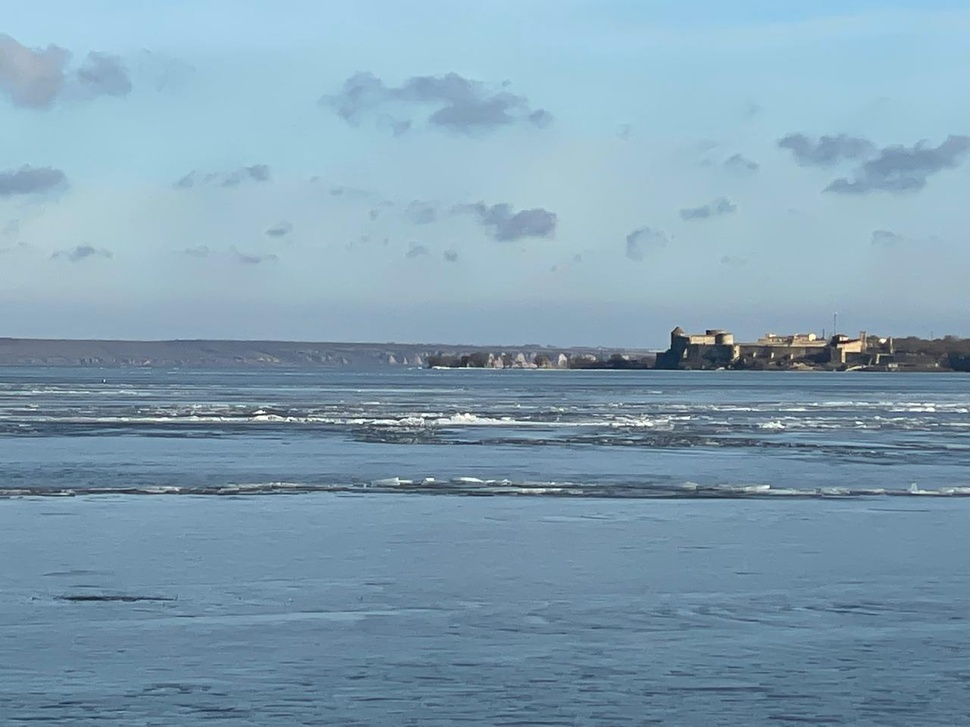
#> input picture image_processing/files/img1.jpeg, 970 x 727 px, shrunk from 1280 x 960 before the run, given in place of the camera
$ python lucas-kanade.py
#> lines starting #> are read from the running program, lines starting #| are printed output that depends on the picture; long printed decimals are rounded
import numpy as np
import cv2 as cv
import argparse

# [7 lines of commented-out code are left out]
cap = cv.VideoCapture(0)

# params for ShiTomasi corner detection
feature_params = dict( maxCorners = 20,
                       qualityLevel = 0.2,
                       minDistance = 50,
                       blockSize = 7 )

# Parameters for lucas kanade optical flow
lk_params = dict( winSize  = (15, 15),
                  maxLevel = 4,
                  criteria = (cv.TERM_CRITERIA_EPS | cv.TERM_CRITERIA_COUNT, 10, 0.03))

# Create some random colors
color = np.random.randint(0, 255, (100, 3))

# Take first frame and find corners in it
ret, old_frame = cap.read()
#> old_frame is the input picture: shape (727, 970, 3); mean B, G, R 178.9, 159.8, 129.5
old_gray = cv.cvtColor(old_frame, cv.COLOR_BGR2GRAY)
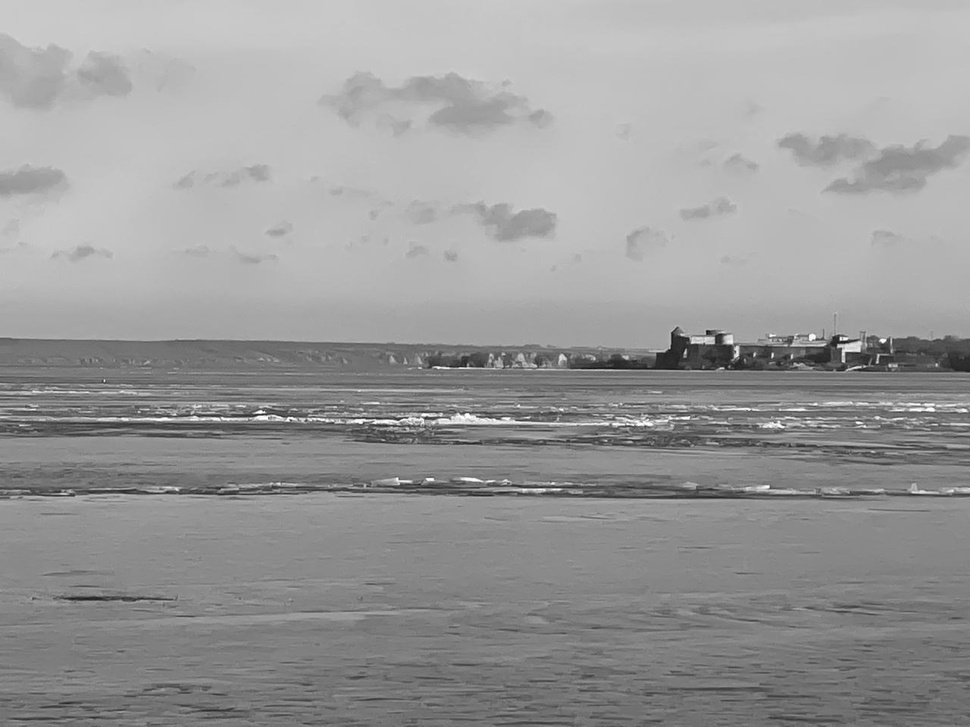
#> old_gray: shape (727, 970); min 10, max 255, mean 152.9
old_gray = cv.GaussianBlur(old_gray, (11, 11), 0)
p0 = cv.goodFeaturesToTrack(old_gray, mask = None, **feature_params)
#> p0 = 13 rows, first 8: [711, 340], [842, 347], [562, 357], [791, 338], [767, 487], [425, 419], [257, 417], [780, 424]

# Create a mask image for drawing purposes
mask = np.zeros_like(old_frame)

while True:
    ret, frame = cap.read()
    if not ret:
        print('No frames grabbed!')
        break

    frame_gray = cv.cvtColor(frame, cv.COLOR_BGR2GRAY)
    frame_gray = cv.GaussianBlur(frame_gray, (5, 5), 0)

    # calculate optical flow
    p1, st, err = cv.calcOpticalFlowPyrLK(old_gray, frame_gray, p0, None, **lk_params)
#> p1 = 13 rows, first 8: [711.1, 340], [841.9, 346.9], [562, 356.9], [790.9, 338.2], [767.1, 487], [424.7, 419.8], [256.9, 417], [780, 424]; st = [1, 1, 1, 1, 1, 1, 1, 1, 1, 1, 1, 1, 1]; err = [11.73, 17.09, 8.83, 8.23, 9.5, 18.58, 15.3, 11.38, 12.2, 7.61, 8.06, 8.56, 5.75]

    # Select good points
    if p1 is not None:
        good_new = p1[st==1]
#> good_new has the same summary as p1
        good_old = p0[st==1]
#> good_old has the same summary as p0

        print(good_new)
#| [[711.067 339.996]
#|  [841.9383  346.895]
#|  [562.0191  356.9057 ]
#|  [790.905 338.220]
#|  [767.094 487.026]
#|  [424.670 419.764]
#|  [256.8647  416.9545 ]
#|  [780.034 423.9817 ]
#|  [931.0198  407.9913 ]
#|  [889.0977  365.976]
#|  [424.763 479.020]
#|  [499.0006  359.054]
#> (further printed lines are left out)

    # draw the tracks
    for i, (new, old) in enumerate(zip(good_new, good_old)):
        a, b = new.ravel()
        c, d = old.ravel()
        mask = cv.line(mask, (int(a), int(b)), (int(c), int(d)), color[i].tolist(), 2)
        frame = cv.circle(frame, (int(a), int(b)), 5, color[i].tolist(), -1)
#> this loop made 13 passes
#> (a, b, c, d) on passes 1 to 12: (711.1, 340, 711, 340), (841.9, 346.9, 842, 347), (562, 356.9, 562, 357), (790.9, 338.2, 791, 338), (767.1, 487, 767, 487), (424.7, 419.8, 425, 419), (256.9, 417, 257, 417), (780, 424, 780, 424), (931, 408, 931, 408), (889.1, 366, 889, 366), (424.8, 479, 425, 479), (499, 359.1, 499, 359)
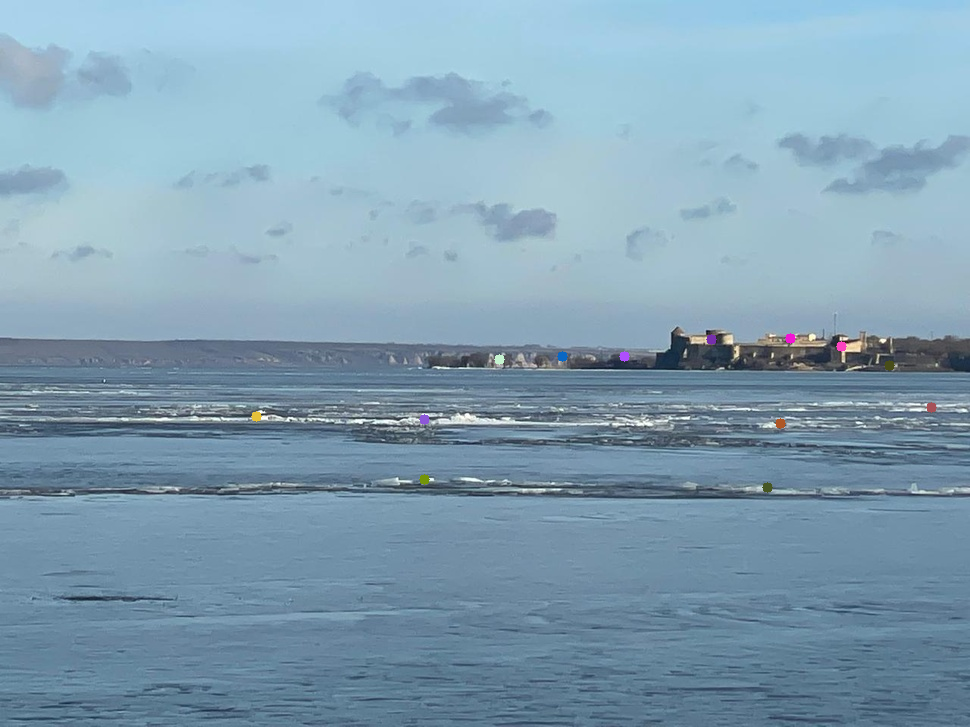
#> frame: shape (727, 970, 3); mean B, G, R 178.9, 159.7, 129.6
#> mask: shape (727, 970, 3); mean of channels 0, 1, 2 0, 0, 0
    img = cv.add(frame, mask)

    cv.imshow('frame', img)
    k = cv.waitKey(30) & 0xff
#> (key Esc is pressed here)
    if k == 27:
        break

    # Now update the previous frame and previous points
    old_gray = frame_gray.copy()
    p0 = good_new.reshape(-1, 1, 2)

cv.destroyAllWindows()

$ run again, on image_processing/files/img2.jpeg
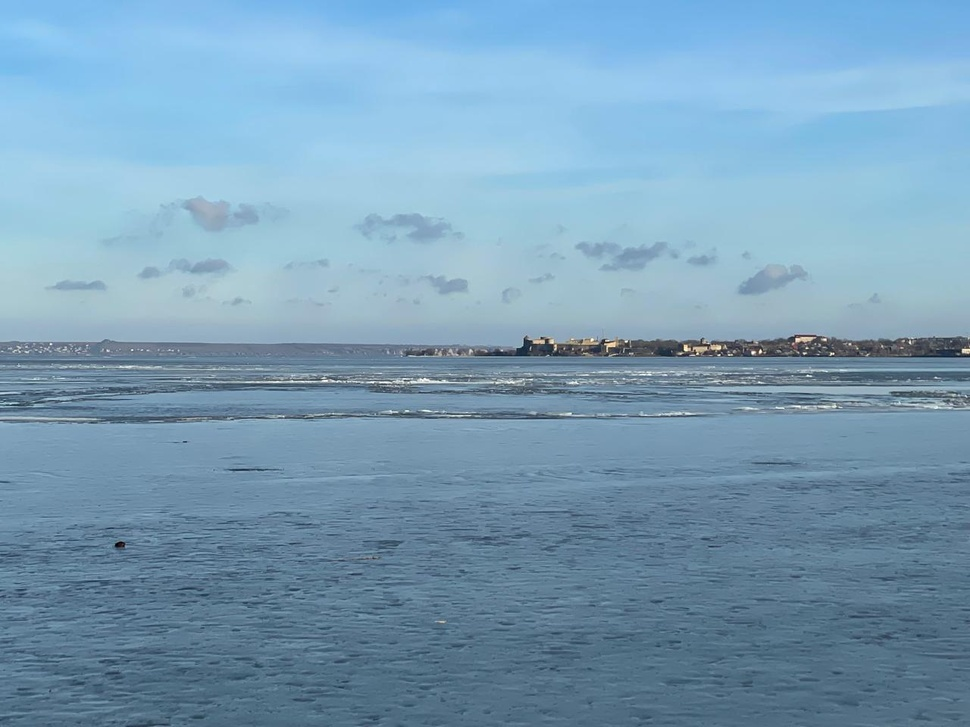
#> input picture image_processing/files/img2.jpeg, 970 x 727 px, shrunk from 1280 x 960 before the run, given in place of the camera
#> old_frame is the input picture: shape (727, 970, 3); mean B, G, R 182.3, 157.5, 121.3
#> `old_gray = cv.cvtColor(old_frame, cv.COLOR_BGR2GRAY)`:
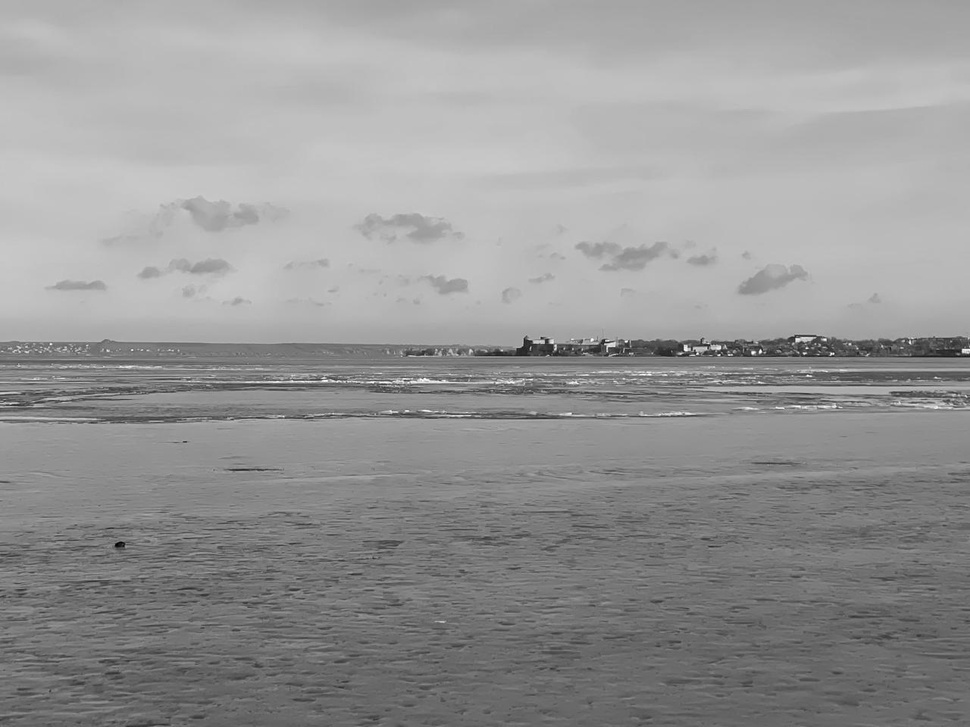
#> old_gray: shape (727, 970); min 2, max 254, mean 149.5
#> p0 = [[962, 350], [686, 349], [526, 340], [607, 346], [116, 545], [796, 340], [748, 355], [910, 341], [323, 379]]
#> p1 = [[961.8, 350.1], [686, 349], [526.1, 340], [606.9, 346], [116, 545], [796, 339.9], [747.8, 355], [909.9, 341], [323, 379]]; st = [1, 1, 1, 1, 1, 1, 1, 1, 1]; err = [11.76, 14.41, 8.6, 12.53, 6.82, 12.94, 8.43, 6.73, 10.69]
#> good_new has the same summary as p1
#> good_old has the same summary as p0
#| [[961.7902  350.085]
#|  [686.0266  348.965]
#|  [526.0877  339.986  ]
#|  [606.942   346.004]
#|  [116.040 544.9887 ]
#|  [795.9799  339.921]
#> (further printed lines are left out)
#> the loop `for i, (new, old) in enumerate(zip(good_new, good_old)):` made 9 passes
#> (a, b, c, d) on passes 1 to 8: (961.8, 350.1, 962, 350), (686, 349, 686, 349), (526.1, 340, 526, 340), (606.9, 346, 607, 346), (116, 545, 116, 545), (796, 339.9, 796, 340), (747.8, 355, 748, 355), (909.9, 341, 910, 341)
#> after the loop `for i, (new, old) in enumerate(zip(good_new, good_old)):`:
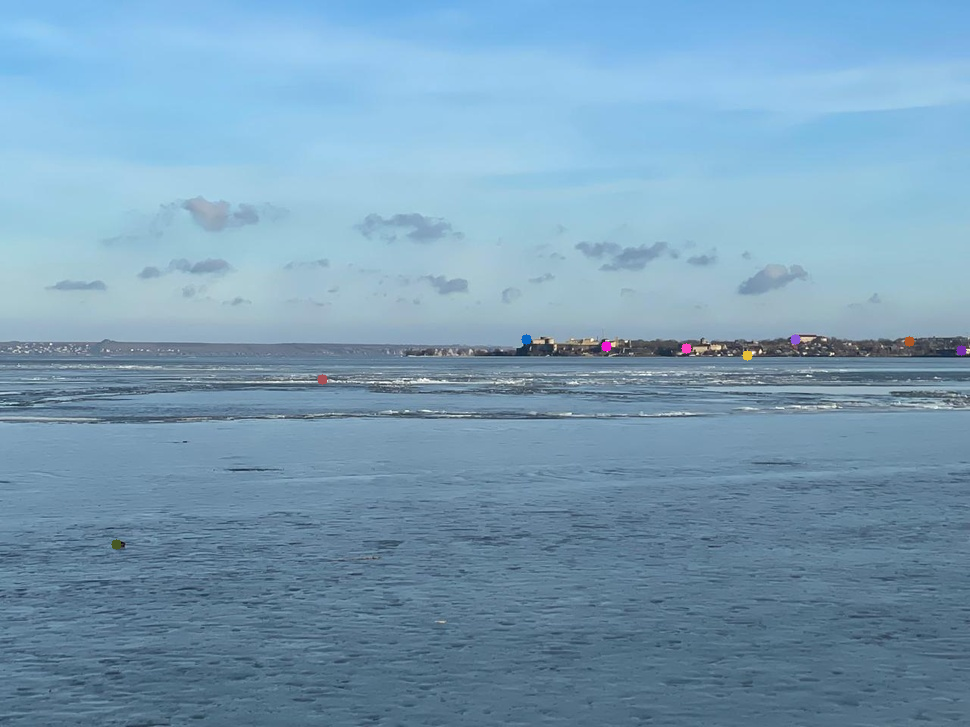
#> frame: shape (727, 970, 3); mean B, G, R 182.3, 157.5, 121.3
